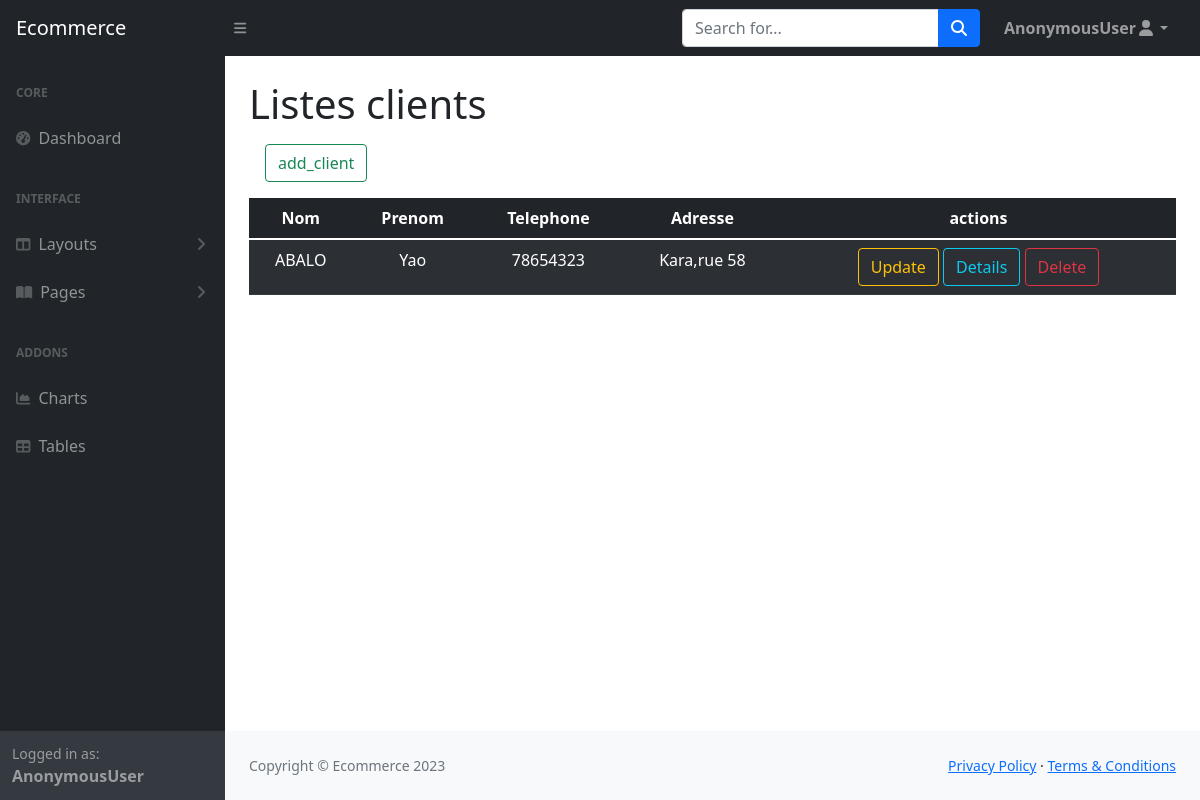
The app's page /client/liste with its own data.
### ecommerce/models.py (models this page shows, shortened)
class Client(models.Model):
    nom = models.CharField(max_length=50)
    prenom = models.CharField(max_length=50)
    telephone = models.CharField(max_length=50)
    adresse = models.CharField(max_length=50)

### ecommerce/views.py (the view)
# urls.py: path('client/liste', liste_client, name='liste_client'),
def liste_client(request):
    clients = Client.objects.all().order_by('-id')
    context = {'clients': clients}
    return render(request, 'client/liste.html', context)

### ecommerce/templates/client/liste.html (shortened to what this page needs)
{% extends 'layout/base.html' %}
{% block pageTitle %}
    Listes clients
{% endblock pageTitle %}
{% block body %}
<div class="m-3">
  <a href="{% url 'add_client' %}" class="btn btn-outline-success">add_client</a>
</div>
<table class="table table-dark table-striped table-hover text-center">
    <thead>
      <tr>
        <th scope="col">Nom</th>
        <th scope="col">Prenom</th>
        <th scope="col">Telephone</th>
        <th scope="col">Adresse</th>
        <th scope="col">actions</th>
      </tr>
    </thead>
    <tbody>
        {% for client in clients %}
        <tr>
            <td>{{client.nom}}</td>
            <td>{{client.prenom}}</td>
            <td>{{client.telephone}}</td>
            <td>{{client.adresse}}</td>
            <td>
                <a href="{% url 'update_client' client.id %}" class="btn btn-outline-warning">Update</a>
                <a href="{% url 'detail_client' client.id %}" class="btn btn-outline-info">Details</a>
                <button type="button" class="btn btn-outline-danger" data-bs-toggle="modal" data-bs-target="#Modal-Delete-{{ client.id }}"> Delete</button>
            </td>
          </tr>
        {% endfor %}
    </tbody>
  </table>
{% endblock body %}

### records on screen
Client: nom "ABALO", prenom "Yao", telephone "78654323", adresse "Kara,rue 58"

### other values on screen
{{ request.user }} "AnonymousUser"
